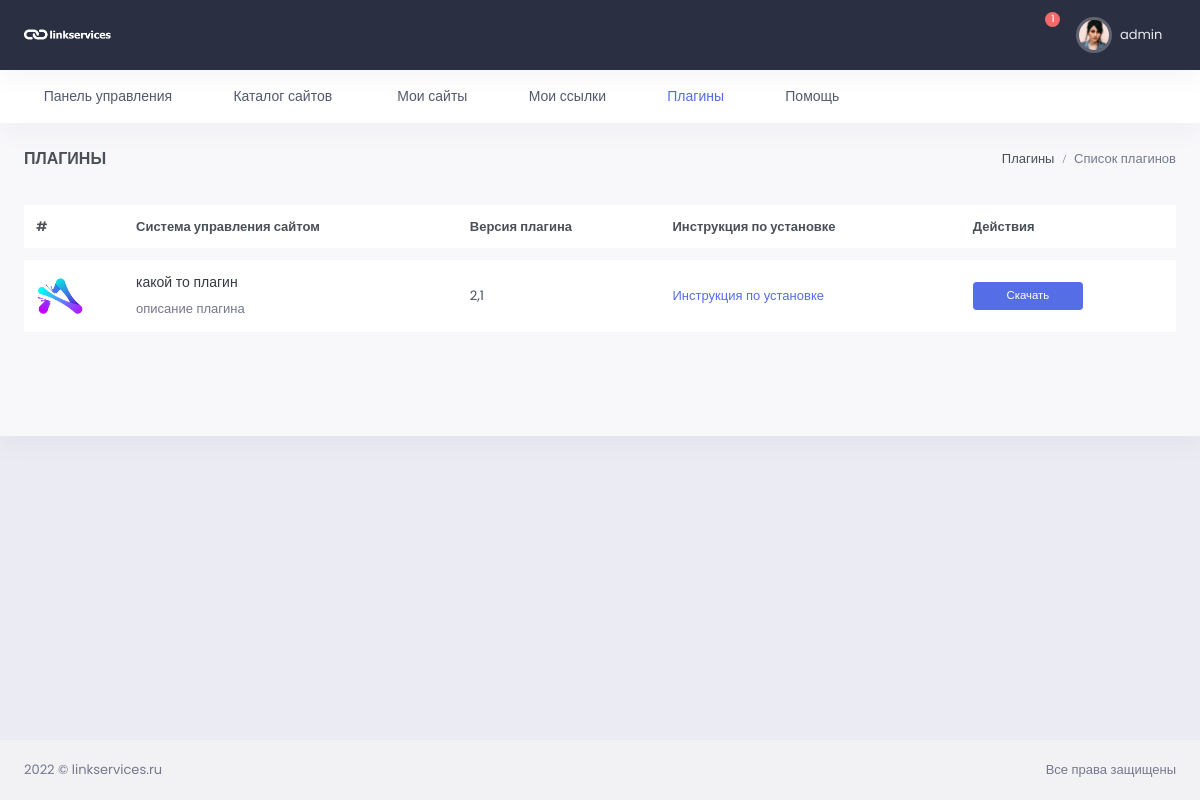
/plugins/ (signed in), run on an earlier commit of the app's database.
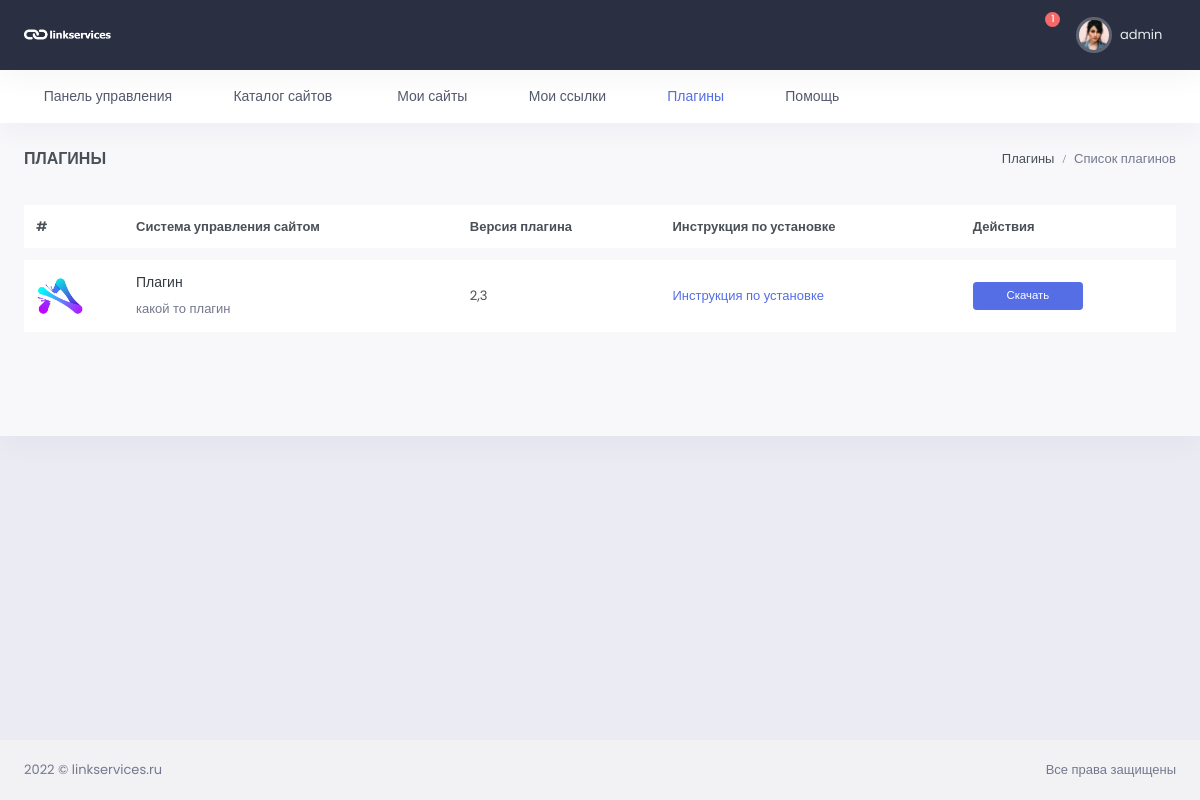
And on a later commit of the database.
### main/models.py (models this page shows, shortened)
class Plugin(models.Model):
    title = models.CharField(max_length=100, verbose_name='Наименование')
    description = models.CharField(max_length=250, verbose_name='Описание')
    version = models.DecimalField(max_digits=5, decimal_places=1, default=0, verbose_name='Версия')
    instruction = models.TextField(verbose_name='Инструкция', blank=True, null=True)
    created = models.DateTimeField(auto_now_add=True, verbose_name='Добавлено')
    update = models.DateTimeField(auto_now=True, verbose_name='Изменено')
    photo = models.ImageField(upload_to='icon_plugins/%Y/%m/%d/', verbose_name='Иконка плагина', blank=True)
    file = models.FileField(upload_to='plugins/%Y/%m/%d/', verbose_name='Плагин')
    class Meta:
        verbose_name = "Плагин"
        verbose_name_plural = "Плагины"

### main/views.py (the view)
# urls.py: path('plugins/', Plugins.as_view(), name='plugins'),
class Plugins(LoginRequiredMixin, ListView):
    model = Plugin
    template_name = 'main/plugins.html'
    context_object_name = 'plugins'
    paginate_by = 15

### main/templates/main/plugins.html (shortened to what this page needs)
{% extends 'base.html' %}
{% load static %}
{% block content %}
<div id="layout-wrapper">
<div class="main-content">
    <div class="page-content">
        <div class="container-fluid">
            <div class="row">
                <div class="col-12">
                    <div class="page-title-box d-flex align-items-center justify-content-between">
                        <h4 class="mb-0 font-size-18">Плагины</h4>
                        <div class="page-title-right">
                            <ol class="breadcrumb m-0">
                                <li class="breadcrumb-item"><a href="javascript: void(0);">Плагины</a></li>
                                <li class="breadcrumb-item active">Список плагинов</li>
                            </ol>
                        </div>
                    </div>
                </div>
            </div>
            <div class="row">
                <div class="col-lg-12">
                    <div class="">
                        <div class="table-responsive">
                            <table class="table project-list-table table-nowrap align-middle table-borderless">
                                <thead>
                                <tr>
                                    <th scope="col" style="width: 100px">#</th>
                                    <th scope="col">Система управления сайтом</th>
                                    <th scope="col">Версия плагина</th>
                                    <th scope="col">Инструкция по установке</th>
                                    <th scope="col">Действия</th>
                                </tr>
                                </thead>
                                <tbody>
                                {% for item in plugins %}
                                <tr>
                                        {% if item.photo %}
                                    <td><img src="{{ item.photo.url }}" alt="" class="avatar-sm"></td>
                                    {% else %}
                                    <td><img src="{% static '/images/companies/img-2.png' %}" alt="" class="avatar-sm"></td>
                                    {% endif %}
                                    <td>
                                        <h5 class="text-truncate font-size-14"><a href="javascript: void(0);"
                                                                                  class="text-dark">{{ item.title }}</a></h5>
                                        <p class="text-muted mb-0">{{ item.description }}</p>
                                    </td>
                                    <td>{{ item.version }}</td>
                                    <td><a href="#">Инструкция по установке</a></td>
                                    <td>
                                       <a href="{{ item.file.url }}"> <button type="button" class="btn btn-primary btn-sm w-md" data-bs-toggle="modal"
                                                data-bs-target="#withdrawModal" style="margin-left: auto;">Скачать
                                       </button></a>
                                    </td>
                                </tr>
                                {% endfor %}
                                </tbody>
                            </table>
                        </div>
                    </div>
                </div>
            </div>
            <div class="row">
                <div class="col-12">
                </div>
            </div>
        </div>
    </div>
</div>
</div>
{% endblock %}

What changed in the data, as far as the page shows it:
changed Plugin "какой то плагин": title "какой то плагин" → "Плагин"; description "описание плагина" → "какой то плагин"; version "2,1" → "2,3"
